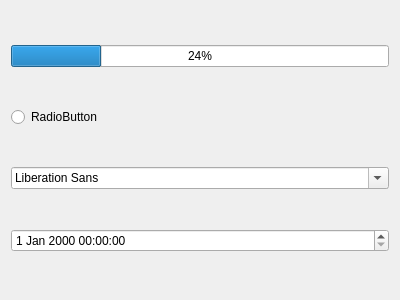
<?xml version="1.0" encoding="UTF-8"?>
<ui version="4.0">
 <class>widget</class>
 <widget class="QWidget" name="widget">
  <property name="geometry">
   <rect>
    <x>0</x>
    <y>0</y>
    <width>400</width>
    <height>300</height>
   </rect>
  </property>
  <property name="windowTitle">
   <string>Form</string>
  </property>
  <layout class="QVBoxLayout" name="verticalLayout">
   <item>
    <widget class="QProgressBar" name="progressBar">
     <property name="value">
      <number>24</number>
     </property>
    </widget>
   </item>
   <item>
    <widget class="QRadioButton" name="radioButton">
     <property name="text">
      <string>RadioButton</string>
     </property>
    </widget>
   </item>
   <item>
    <widget class="QFontComboBox" name="fontComboBox"/>
   </item>
   <item>
    <widget class="QDateTimeEdit" name="dateTimeEdit"/>
   </item>
  </layout>
 </widget>
 <resources/>
 <connections/>
</ui>
